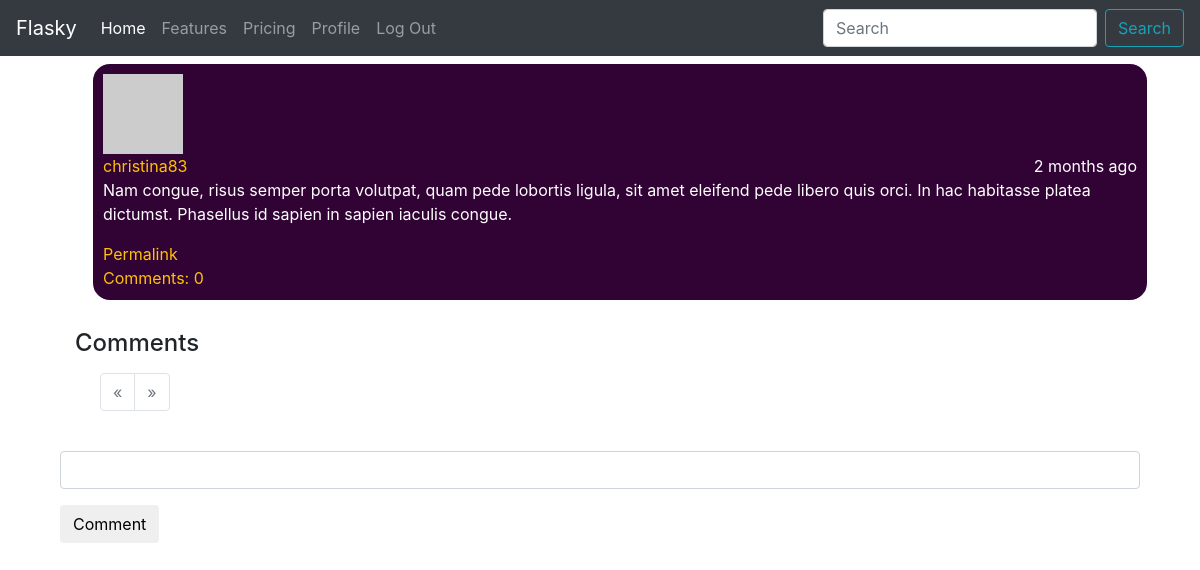
The app's page /post/48 (signed in) with its own data.
### app/models.py (models this page shows, shortened)
class Post(db.Model):
  __tablename__ = 'posts'
  id = db.Column(db.Integer, primary_key=True)
  body = db.Column(db.Text)
  timestamp = db.Column(db.DateTime, index=True, default=datetime.utcnow)
  author_id = db.Column(db.Integer, db.ForeignKey('users.id'))
  body_html = db.Column(db.Text)
  comments = db.relationship('Comment', backref='post', lazy='dynamic')

class User(UserMixin, db.Model):
  __tablename__ ='users'
  id = db.Column(db.Integer, primary_key = True)
  email = db.Column(db.String(64), unique=True, index=True)
  username = db.Column(db.String(64), unique = True, index = True)
  role_id = db.Column(db.Integer, db.ForeignKey('roles.id'))
  password_hash = db.Column(db.String(128))
  confirmed = db.Column(db.Boolean, default=False)
  name = db.Column(db.String(64))
  location = db.Column(db.String(64))
  about_me = db.Column(db.Text())
  member_since = db.Column(db.DateTime(), default=datetime.utcnow())
  last_seen = db.Column(db.DateTime(), default=datetime.utcnow())
  avatar_hash=db.Column(db.String(32))
  posts = db.relationship('Post', backref='author', lazy='dynamic')
  followed = db.relationship('Follow', foreign_keys=[Follow.follower_id],
                              backref = db.backref('follower', lazy = 'joined'),
                              lazy='dynamic',
                              cascade='all, delete-orphan')
  followers = db.relationship('Follow', foreign_keys=[Follow.followed_id],
                              backref = db.backref('followed', lazy = 'joined'),
                              lazy='dynamic',
                              cascade='all, delete-orphan')
  comments = db.relationship('Comment', backref='author', lazy='dynamic')
  def can(self, permissions):
    return self.role is not None and \
      (self.role.permissions & permissions) == permissions
  def is_administrator(self):
    return self.can(Permission.ADMINISTER)
  def gravatar(self, size=100, default='identicon', rating='g'):
    if request.is_secure:
      url = 'https://secure.gravatar.com/avatar'
    else:
      url = 'http://www.gravatar.com/avatar'
    hash = self.avatar_hash or hashlib.md5(self.email.encode('utf-8')).hexdigest()
    return '{url}/{hash}?s={size}&d={default}&r={rating}'.format(url=url, hash=hash, size=size, default=default, rating=rating)
  @property
  def password(self):
    raise AttributeError('password is not a readable attribute')

### app/main/views.py (the view, shortened to what this page needs)
@main.route('/post/<int:id>', methods=['POST','GET'])
def post(id):
	post = Post.query.get_or_404(id)
	form = CommentForm()
	page = request.args.get('page', 1, type=int)
	if page==-1:
		page = (post.comments.count() - 1) / \
				current_app.config['FLASKY_COMMENTS_PER_PAGE'] + 1
	pagination = post.comments.order_by(Comment.timestamp.asc()).paginate(
			page, per_page=current_app.config['FLASKY_COMMENTS_PER_PAGE'],
			error_out=False)
	comments = pagination.items
	return render_template('post.html', post=post, form=form,comments=comments, pagination=pagination)

### app/main/forms.py
class CommentForm(Form):
	body = StringField('', validators=[Required()])
	submit = SubmitField('Comment')

### app/auth/views.py (called while the page is built)
@auth.before_app_request
def before_request():
  if current_user.is_authenticated \
      and not current_user.confirmed \
      and request.endpoint[:5]  != 'auth.':
    return redirect(url_for('auth.unconfirmed'))

@auth.before_app_request
def before_request():
  if current_user.is_authenticated:
    current_user.ping
    if not current_user.confirmed and request.endpoint[:5] != 'auth.':
      return redirect(url_for('auth.unconfirmed'))

### app/main/views.py (called while the page is built)
@main.app_context_processor
def inject_permissions():
	return dict(Permission=Permission)

### app/models.py (called while the page is built)
@login_manager.user_loader
def load_user(user_id):
  return User.query.get(int(user_id))

### app/templates/post.html (shortened to what this page needs)
{% extends "base.html" %}
{% import "bootstrap/wtf.html" as wtf%}
{% import "_macros.html" as macros %}
{% block body %}
	{% include '_posts.html' %}
	<div class="container">
		<h4 id="comments">
			Comments
		</h4>
	<ul class="comments">
			<div class="pagination">
				{{ macros.pagination_widget(pagination, '.post',id=post.id) }}
			</div>
	</ul>
	<div>
		{{ wtf.quick_form(form) }}
	</div>
	</div>
{% endblock %}

### app/templates/_posts.html (shortened to what this page needs)
		<ul class="posts">
			<li class="post">
				<div class="profile-thumbnail">
					<a href="{{ url_for('.user', username=post.author.username) }}">
						<img class="img-rounded profile-thumbnail" src="{{ post.author.gravatar(size=40) }}">
					</a>
				</div>
				<div class="post-date float-right">{{ moment(post.timestamp).fromNow() }}</div>
				<div class="post-author">
					<a href="{{ url_for('.user', username=post.author.username) }}">
						{{ post.author.username }}
					</a>
				</div>
				<div class="post-body">
					{% if post.body_html %}
						{{ post.body_html | safe }}
					{% else %}
						{{ post.body }}
					{% endif %}
				</div>
				<div class="post-footer">
					<a href="{{ url_for('.post', id=post.id) }}">
						<span class="label label-default">Permalink</span>
					</a>
				</div>
				<a href="{{ url_for('.post', id=post.id) }}#comments">
					<span class="label label-primary">
						Comments: {{ post.comments.count() }}
					</span>
				</a>
			</li>
		</ul>

### app/static/css/main.css (style rules this page uses)
.post, .comment { border: solid; padding: 10px; margin: 5px; border-radius: 20px; background: #310335; color: white; }
#comments { padding: 10px; margin: 5px; }
.post a { color:#ffc107; }

### records on screen
Post: timestamp "2 months ago", body_html "Nam congue, risus semper porta volutpat, quam pede lobortis ligula, sit amet eleifend pede libero quis orci. In hac habitasse platea dictumst. Phasellus id sapien in sapien iaculis congue."
User: author.username "christina83"

### other values on screen
{{ post.comments.count() }} "0"
